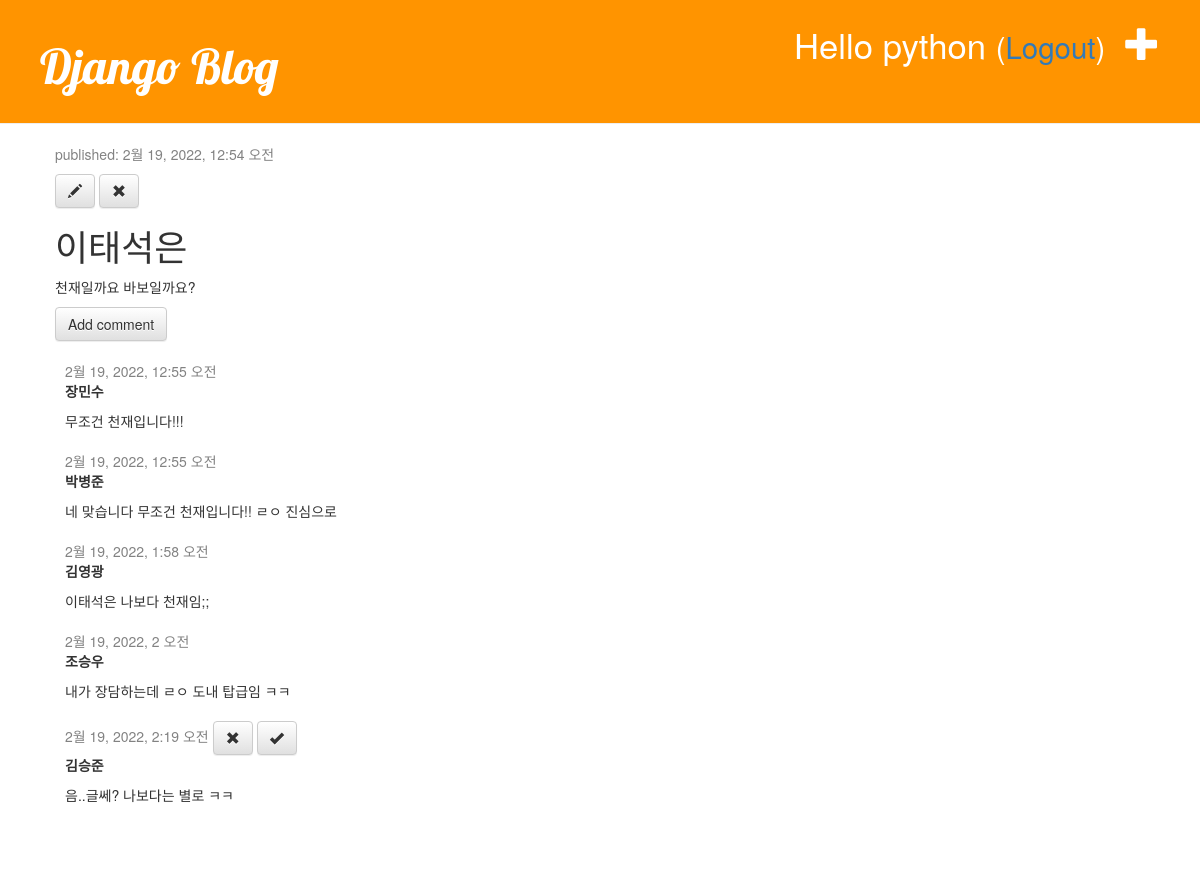
The app's page /blog/post/13 (signed in) with its own data.
### blog/models.py (models this page shows, shortened)
class Post(models.Model):
    author = models.ForeignKey('auth.User', on_delete=models.CASCADE)
    title = models.CharField(max_length=200, validators=[min_length_2_validator])
    text = models.TextField()
    created_date = models.DateTimeField(default=timezone.now)
    published_date = models.DateTimeField(blank=True, null=True)

class Comment(models.Model):
    post = models.ForeignKey('blog.Post', on_delete=models.CASCADE, related_name='comments')
    author = models.CharField(max_length=200)
    text = models.TextField()
    created_date = models.DateTimeField(default=timezone.now)
    approved_comment = models.BooleanField(default=False)

### blog/views.py (the view)
# urls.py: path('post/<int:pk>', views.post_detail, name='post_detail'),
def post_detail(request,pk):
    post = get_object_or_404(Post, pk=pk)
    return render(request, 'blog/post_detail.html', {'post_key': post})

### blog/templates/blog/post_detail.html (shortened to what this page needs)
{% extends 'blog/base.html' %}
{% block content %}
    <div class="post">
        <div class="date">
            <p>published: {{ post_key.published_date }}</p>
        </div>
        {% if user.is_authenticated %}
            <a class="btn btn-default" href="{% url 'post_edit' pk=post_key.pk %}">
                <span class="glyphicon  glyphicon-pencil"></span>
            </a>
            <a class="btn btn-default" href="#" onclick="post_remove()">
                <span class="glyphicon glyphicon-remove"></span>
            </a>
        {% endif %}
        <h1>{{ post_key.title }}</h1>
        <p>{{ post_key.text| linebreaksbr }}</p>
        <a class="btn btn-default" href="{% url 'add_comment_to_post' pk=post_key.pk %}">
            Add comment
        </a>
        {% for comment in post_key.comments.all %}
            {% if user.is_authenticated or comment.approved_comment %}
            <div class="comment">
                <div class="date"> {{ comment.created_date }}
                    {% if not comment.approved_comment %}
                        <a class="btn btn-default" href="{% url 'comment_remove' pk=comment.pk %}">
                            <span class="glyphicon glyphicon-remove"></span>
                        </a>
                        <a class="btn btn-default" href="{% url 'comment_approve' pk=comment.pk %}">
                            <span class="glyphicon glyphicon-ok"></span>
                        </a>
                    {% endif %}
                </div>
                <strong>{{ comment.author }}</strong>
                <p>{{ comment.text|linebreaks }}</p>
            </div>
            {% endif %}
        {% empty %}
            <p class="errorlist">No comments here yet :(</p>
        {% endfor %}
    </div>
{% endblock %}

### blog/templates/blog/base.html (shortened to what this page needs)
<!DOCTYPE html>
{% load static %}
<html lang="ko">
<head>
    <link rel="stylesheet" href="https://maxcdn.bootstrapcdn.com/bootstrap/3.3.2/css/bootstrap.min.css">
    <link rel="stylesheet" href="https://maxcdn.bootstrapcdn.com/bootstrap/3.3.2/css/bootstrap-theme.min.css">
    <link rel="stylesheet" href="{% static 'css/blog.css' %}">
</head>
<body>
    <div class="page-header">
        {% if user.is_authenticated %}
            <a href="{% url 'post_new' %}" class="top-menu">
                <span class="glyphicon glyphicon-plus"></span>
            </a>
            <p class="top-menu">Hello {{ user.username }}
                <small>
                    (<a href="" onclick="logout()">Logout</a>)
                </small>
            </p>
        {% else %}
            <a href="{% url 'login' %}" class="top-menu">
                <span class="glyphicon glyphicon-lock"></span></a>
        {% endif %}
        <h1><a href="{% url 'post_list_home' %}">Django Blog</a></h1>
    </div>
    <div class="content container">
        <div class="row">
            <div class="col-md-8">
                {% block content %}
                {% endblock %}
            </div>
        </div>
    </div>
</body>
</html>

### blog/static/css/blog.css (style rules this page uses)
.page-header { background-color: #ff9400; margin-top: 0; padding: 20px 20px 20px 40px; }
.page-header h1, .page-header h1 a, .page-header h1 a:visited, .page-header h1 a:active { color: #ffffff; font-size: 36pt; text-decoration: none; }
.content { margin-left: 40px; }
h1, h2, h3, h4 { font-family: 'Lobster', cursive; }
.date { color: #828282; }
.top-menu, .top-menu:hover, .top-menu:visited { color: #ffffff; float: right; font-size: 26pt; margin-right: 20px; }
.post { margin-bottom: 70px; }
.comment { margin: 20px 0px 0px 10px; }

### records on screen
Post: published_date "2월 19, 2022, 12:54 오전", title "이태석은", text "천재일까요 바보일까요?"
Comment: created_date "2월 19, 2022, 12:55 오전", author "장민수", text "무조건 천재입니다!!!"
Comment: created_date "2월 19, 2022, 12:55 오전", author "박병준", text "네 맞습니다 무조건 천재입니다!! ㄹㅇ 진심으로"
Comment: created_date "2월 19, 2022, 1:58 오전", author "김영광", text "이태석은 나보다 천재임;;"
Comment: created_date "2월 19, 2022, 2 오전", author "조승우", text "내가 장담하는데 ㄹㅇ 도내 탑급임 ㅋㅋ"
Comment: created_date "2월 19, 2022, 2:19 오전", approved_comment False (drawn), author "김승준", text "음..글쎄? 나보다는 별로 ㅋㅋ"

### other values on screen
{{ user.username }} "python"
